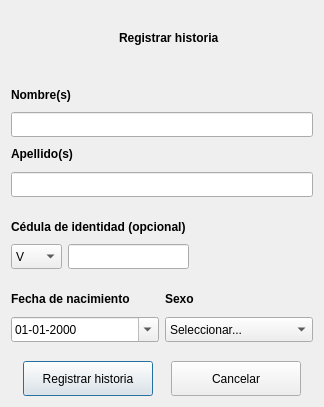
<?xml version="1.0" encoding="UTF-8"?>
<ui version="4.0">
 <class>dlgRegHistoria</class>
 <widget class="QDialog" name="dlgRegHistoria">
  <property name="geometry">
   <rect>
    <x>0</x>
    <y>0</y>
    <width>324</width>
    <height>407</height>
   </rect>
  </property>
  <property name="windowTitle">
   <string>Registrar historia</string>
  </property>
  <property name="windowIcon">
   <iconset>
    <normaloff>:/img/logo_icono_nuevo.ico</normaloff>:/img/logo_icono_nuevo.ico</iconset>
  </property>
  <layout class="QGridLayout" name="gridLayout">
   <item row="0" column="0">
    <layout class="QVBoxLayout" name="verticalLayout">
     <item>
      <layout class="QVBoxLayout" name="verticalLayout_5">
       <item>
        <layout class="QHBoxLayout" name="horizontalLayout_10">
         <item>
          <spacer name="horizontalSpacer_4">
           <property name="orientation">
            <enum>Qt::Horizontal</enum>
           </property>
           <property name="sizeHint" stdset="0">
            <size>
             <width>40</width>
             <height>20</height>
            </size>
           </property>
          </spacer>
         </item>
         <item>
          <widget class="QLabel" name="etqLogoRegHist">
           <property name="maximumSize">
            <size>
             <width>50</width>
             <height>50</height>
            </size>
           </property>
           <property name="text">
            <string/>
           </property>
           <property name="pixmap">
            <pixmap>:/img/plus_historia.png</pixmap>
           </property>
           <property name="scaledContents">
            <bool>true</bool>
           </property>
          </widget>
         </item>
         <item>
          <widget class="QLabel" name="etqRegHistoria">
           <property name="font">
            <font>
             <weight>75</weight>
             <bold>true</bold>
            </font>
           </property>
           <property name="text">
            <string>Registrar historia</string>
           </property>
          </widget>
         </item>
         <item>
          <spacer name="horizontalSpacer_5">
           <property name="orientation">
            <enum>Qt::Horizontal</enum>
           </property>
           <property name="sizeHint" stdset="0">
            <size>
             <width>40</width>
             <height>20</height>
            </size>
           </property>
          </spacer>
         </item>
        </layout>
       </item>
       <item>
        <spacer name="verticalSpacer_5">
         <property name="orientation">
          <enum>Qt::Vertical</enum>
         </property>
         <property name="sizeType">
          <enum>QSizePolicy::Fixed</enum>
         </property>
         <property name="sizeHint" stdset="0">
          <size>
           <width>20</width>
           <height>13</height>
          </size>
         </property>
        </spacer>
       </item>
       <item>
        <layout class="QVBoxLayout" name="verticalLayout_2">
         <item>
          <widget class="QLabel" name="etqNombre">
           <property name="text">
            <string>&lt;html&gt;&lt;head/&gt;&lt;body&gt;&lt;p&gt;&lt;span style=&quot; font-weight:600;&quot;&gt;Nombre(s)&lt;/span&gt;&lt;/p&gt;&lt;/body&gt;&lt;/html&gt;</string>
           </property>
          </widget>
         </item>
         <item>
          <widget class="QLineEdit" name="lineaNombre">
           <property name="minimumSize">
            <size>
             <width>300</width>
             <height>25</height>
            </size>
           </property>
           <property name="maximumSize">
            <size>
             <width>16777215</width>
             <height>25</height>
            </size>
           </property>
           <property name="inputMethodHints">
            <set>Qt::ImhLatinOnly|Qt::ImhPreferLatin|Qt::ImhPreferUppercase|Qt::ImhUppercaseOnly</set>
           </property>
           <property name="maxLength">
            <number>40</number>
           </property>
          </widget>
         </item>
        </layout>
       </item>
       <item>
        <layout class="QVBoxLayout" name="verticalLayout_3">
         <item>
          <widget class="QLabel" name="etqApellido">
           <property name="text">
            <string>&lt;html&gt;&lt;head/&gt;&lt;body&gt;&lt;p&gt;&lt;span style=&quot; font-weight:600;&quot;&gt;Apellido(s)&lt;/span&gt;&lt;/p&gt;&lt;/body&gt;&lt;/html&gt;</string>
           </property>
          </widget>
         </item>
         <item>
          <widget class="QLineEdit" name="lineaApellido">
           <property name="minimumSize">
            <size>
             <width>300</width>
             <height>25</height>
            </size>
           </property>
           <property name="maximumSize">
            <size>
             <width>16777215</width>
             <height>25</height>
            </size>
           </property>
           <property name="inputMethodHints">
            <set>Qt::ImhLatinOnly|Qt::ImhPreferLatin|Qt::ImhPreferUppercase|Qt::ImhUppercaseOnly</set>
           </property>
           <property name="maxLength">
            <number>40</number>
           </property>
          </widget>
         </item>
        </layout>
       </item>
       <item>
        <spacer name="verticalSpacer_7">
         <property name="orientation">
          <enum>Qt::Vertical</enum>
         </property>
         <property name="sizeType">
          <enum>QSizePolicy::Fixed</enum>
         </property>
         <property name="sizeHint" stdset="0">
          <size>
           <width>20</width>
           <height>13</height>
          </size>
         </property>
        </spacer>
       </item>
       <item>
        <layout class="QHBoxLayout" name="horizontalLayout_12">
         <item>
          <layout class="QVBoxLayout" name="verticalLayout_4">
           <item>
            <widget class="QLabel" name="etqCI">
             <property name="text">
              <string>&lt;html&gt;&lt;head/&gt;&lt;body&gt;&lt;p&gt;&lt;span style=&quot; font-weight:600;&quot;&gt;Cédula de identidad (opcional)&lt;/span&gt;&lt;/p&gt;&lt;/body&gt;&lt;/html&gt;</string>
             </property>
            </widget>
           </item>
           <item>
            <layout class="QHBoxLayout" name="horizontalLayout_13">
             <item>
              <widget class="QComboBox" name="cBoxCI">
               <property name="minimumSize">
                <size>
                 <width>51</width>
                 <height>25</height>
                </size>
               </property>
               <property name="maximumSize">
                <size>
                 <width>51</width>
                 <height>25</height>
                </size>
               </property>
               <item>
                <property name="text">
                 <string>V</string>
                </property>
               </item>
               <item>
                <property name="text">
                 <string>E</string>
                </property>
               </item>
              </widget>
             </item>
             <item>
              <widget class="QLineEdit" name="lineaCI">
               <property name="minimumSize">
                <size>
                 <width>121</width>
                 <height>25</height>
                </size>
               </property>
               <property name="maximumSize">
                <size>
                 <width>16777215</width>
                 <height>25</height>
                </size>
               </property>
               <property name="inputMethodHints">
                <set>Qt::ImhDigitsOnly|Qt::ImhPreferNumbers</set>
               </property>
               <property name="text">
                <string/>
               </property>
               <property name="maxLength">
                <number>9</number>
               </property>
               <property name="clearButtonEnabled">
                <bool>false</bool>
               </property>
              </widget>
             </item>
            </layout>
           </item>
          </layout>
         </item>
         <item>
          <spacer name="horizontalSpacer_2">
           <property name="orientation">
            <enum>Qt::Horizontal</enum>
           </property>
           <property name="sizeHint" stdset="0">
            <size>
             <width>40</width>
             <height>20</height>
            </size>
           </property>
          </spacer>
         </item>
        </layout>
       </item>
       <item>
        <spacer name="verticalSpacer_10">
         <property name="orientation">
          <enum>Qt::Vertical</enum>
         </property>
         <property name="sizeType">
          <enum>QSizePolicy::Fixed</enum>
         </property>
         <property name="sizeHint" stdset="0">
          <size>
           <width>20</width>
           <height>13</height>
          </size>
         </property>
        </spacer>
       </item>
       <item>
        <layout class="QHBoxLayout" name="horizontalLayout_16">
         <item>
          <layout class="QVBoxLayout" name="verticalLayout_6">
           <item>
            <widget class="QLabel" name="etqFechaNac">
             <property name="text">
              <string>&lt;html&gt;&lt;head/&gt;&lt;body&gt;&lt;p&gt;&lt;span style=&quot; font-weight:600;&quot;&gt;Fecha de nacimiento&lt;/span&gt;&lt;/p&gt;&lt;/body&gt;&lt;/html&gt;</string>
             </property>
            </widget>
           </item>
           <item>
            <widget class="QDateEdit" name="editFechaNac">
             <property name="minimumSize">
              <size>
               <width>101</width>
               <height>25</height>
              </size>
             </property>
             <property name="maximumSize">
              <size>
               <width>16777215</width>
               <height>25</height>
              </size>
             </property>
             <property name="displayFormat">
              <string>dd-MM-yyyy</string>
             </property>
             <property name="calendarPopup">
              <bool>true</bool>
             </property>
            </widget>
           </item>
          </layout>
         </item>
         <item>
          <layout class="QVBoxLayout" name="verticalLayout_10">
           <item>
            <widget class="QLabel" name="etqSexo">
             <property name="text">
              <string>&lt;html&gt;&lt;head/&gt;&lt;body&gt;&lt;p&gt;&lt;span style=&quot; font-weight:600;&quot;&gt;Sexo&lt;/span&gt;&lt;/p&gt;&lt;/body&gt;&lt;/html&gt;</string>
             </property>
            </widget>
           </item>
           <item>
            <widget class="QComboBox" name="cBoxSexo">
             <property name="minimumSize">
              <size>
               <width>91</width>
               <height>25</height>
              </size>
             </property>
             <property name="maximumSize">
              <size>
               <width>16777215</width>
               <height>25</height>
              </size>
             </property>
             <item>
              <property name="text">
               <string>Seleccionar...</string>
              </property>
             </item>
             <item>
              <property name="text">
               <string>Femenino</string>
              </property>
             </item>
             <item>
              <property name="text">
               <string>Masculino</string>
              </property>
             </item>
            </widget>
           </item>
          </layout>
         </item>
        </layout>
       </item>
      </layout>
     </item>
     <item>
      <spacer name="verticalSpacer">
       <property name="orientation">
        <enum>Qt::Vertical</enum>
       </property>
       <property name="sizeType">
        <enum>QSizePolicy::Fixed</enum>
       </property>
       <property name="sizeHint" stdset="0">
        <size>
         <width>58</width>
         <height>13</height>
        </size>
       </property>
      </spacer>
     </item>
     <item>
      <layout class="QHBoxLayout" name="horizontalLayout">
       <item>
        <widget class="QPushButton" name="btnRegistrar">
         <property name="minimumSize">
          <size>
           <width>130</width>
           <height>35</height>
          </size>
         </property>
         <property name="maximumSize">
          <size>
           <width>130</width>
           <height>35</height>
          </size>
         </property>
         <property name="text">
          <string>Registrar historia</string>
         </property>
         <property name="iconSize">
          <size>
           <width>25</width>
           <height>20</height>
          </size>
         </property>
        </widget>
       </item>
       <item>
        <widget class="QPushButton" name="btnCancelar">
         <property name="minimumSize">
          <size>
           <width>130</width>
           <height>35</height>
          </size>
         </property>
         <property name="maximumSize">
          <size>
           <width>130</width>
           <height>35</height>
          </size>
         </property>
         <property name="text">
          <string>Cancelar</string>
         </property>
         <property name="iconSize">
          <size>
           <width>25</width>
           <height>20</height>
          </size>
         </property>
        </widget>
       </item>
      </layout>
     </item>
    </layout>
   </item>
  </layout>
 </widget>
 <resources/>
 <connections/>
</ui>
